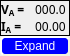
    <widget class="QWidget" name="layoutWidget">
     <property name="geometry">
      <rect>
       <x>290</x>
       <y>10</y>
       <width>86</width>
       <height>84</height>
      </rect>
     </property>
     <layout class="QVBoxLayout" name="verticalLayout_3" stretch="0,0">
      <property name="spacing">
       <number>0</number>
      </property>
      <property name="sizeConstraint">
       <enum>QLayout::SetFixedSize</enum>
      </property>
      <property name="leftMargin">
       <number>0</number>
      </property>
      <property name="topMargin">
       <number>0</number>
      </property>
      <property name="rightMargin">
       <number>0</number>
      </property>
      <property name="bottomMargin">
       <number>0</number>
      </property>
      <item>
       <widget class="QFrame" name="frame">
        <property name="frameShape">
         <enum>QFrame::Panel</enum>
        </property>
        <layout class="QHBoxLayout" name="horizontalLayout">
         <property name="spacing">
          <number>0</number>
         </property>
         <property name="leftMargin">
          <number>0</number>
         </property>
         <property name="topMargin">
          <number>0</number>
         </property>
         <property name="rightMargin">
          <number>0</number>
         </property>
         <property name="bottomMargin">
          <number>0</number>
         </property>
         <item>
          <layout class="QVBoxLayout" name="verticalLayout">
           <item>
            <widget class="QLabel" name="Ace_Va_label">
             <property name="font">
              <font>
               <family>Inter UI</family>
               <pointsize>9</pointsize>
               <weight>75</weight>
               <bold>true</bold>
               <stylestrategy>PreferDefault</stylestrategy>
              </font>
             </property>
             <property name="text">
              <string>&lt;html&gt;&lt;head/&gt;&lt;body&gt;&lt;p&gt; V&lt;span style=&quot; vertical-align:sub;&quot;&gt;A&lt;/span&gt; =&lt;/p&gt;&lt;/body&gt;&lt;/html&gt;</string>
             </property>
            </widget>
           </item>
           <item>
            <widget class="QLabel" name="Ace_Ia_label">
             <property name="font">
              <font>
               <family>Inter UI</family>
               <pointsize>9</pointsize>
               <weight>75</weight>
               <bold>true</bold>
              </font>
             </property>
             <property name="text">
              <string>&lt;html&gt;&lt;head/&gt;&lt;body&gt;&lt;p&gt; I&lt;span style=&quot; vertical-align:sub;&quot;&gt;A&lt;/span&gt; =&lt;/p&gt;&lt;/body&gt;&lt;/html&gt;</string>
             </property>
            </widget>
           </item>
          </layout>
         </item>
         <item>
          <layout class="QVBoxLayout" name="verticalLayout_2">
           <item>
            <widget class="QLabel" name="Ace_live_Va_label">
             <property name="font">
              <font>
               <family>Inter UI Medium</family>
               <pointsize>9</pointsize>
              </font>
             </property>
             <property name="text">
              <string> 000.0 </string>
             </property>
            </widget>
           </item>
           <item>
            <widget class="QLabel" name="Ace_live_Ia_label">
             <property name="font">
              <font>
               <family>Inter UI Medium</family>
               <pointsize>9</pointsize>
              </font>
             </property>
             <property name="text">
              <string> 00.00 </string>
             </property>
            </widget>
           </item>
          </layout>
         </item>
        </layout>
       </widget>
      </item>
      <item>
       <widget class="QPushButton" name="Ace_expand_butt">
        <property name="minimumSize">
         <size>
          <width>70</width>
          <height>20</height>
         </size>
        </property>
        <property name="maximumSize">
         <size>
          <width>80</width>
          <height>20</height>
         </size>
        </property>
        <property name="sizeIncrement">
         <size>
          <width>1</width>
          <height>1</height>
         </size>
        </property>
        <property name="styleSheet">
         <string notr="true">#Ace_expand_butt{
background-color: blue;
border-style: outset;
border-radius: 5px;
border-width:2px;
border-color:beige;
font-size:12px;
font-weight:100;
color: white;

padding:2px;

}
#Ace_expand_butt:pressed{
	background-color: #ff8c00;
}</string>
        </property>
        <property name="text">
         <string>Expand</string>
        </property>
        <property name="checkable">
         <bool>true</bool>
        </property>
       </widget>
      </item>
     </layout>
    </widget>
